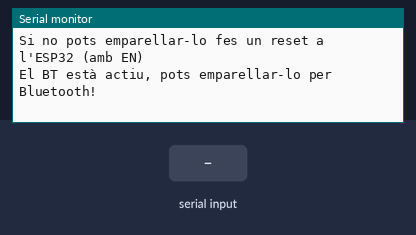
This sketch was run on a simulated ESP32. On the bench: the last lines printed to the serial monitor. Inputs (shaded band) come from the test bench. Nothing arrives over Bluetooth unless stated.

Above: at 1.2 s.
1.3 s: "1\n" received over Serial
At 2.5 s:
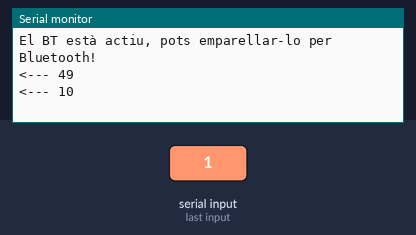
2.8 s: "1\n" received over the second serial link
At 3.6 s:
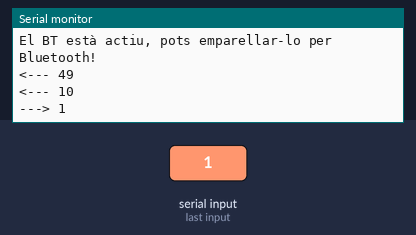
4.3 s: "0\n" received over Serial
At 5.0 s:
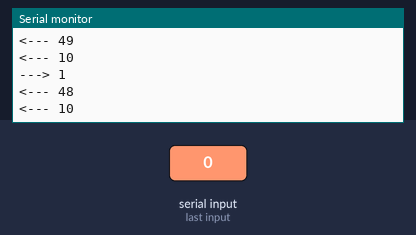
5.8 s: "0\n" received over the second serial link
At 7.0 s:
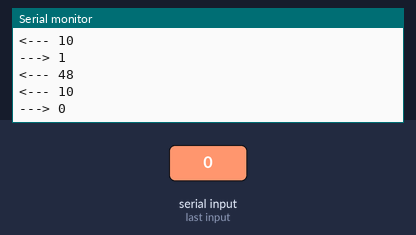
Timing chart, 0 to 8.3 s (numbered marks = the images above; inputs shaded):
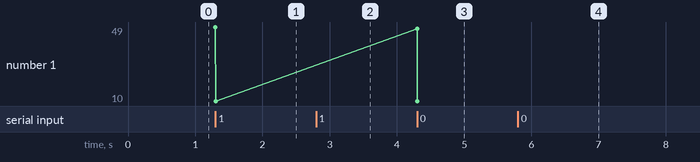

Measured:
- after the input at 1.3 s, the serial monitor: prints a new line at once (image 1)
- after the input at 2.8 s, the serial monitor: prints a new line at once (image 2)
- after the input at 4.3 s, the serial monitor: prints a new line at once (image 3)
- after the input at 5.8 s, the serial monitor: prints a new line at once (image 4)

The sketch:

Bluetooth_ESP32.ino
```cpp
/*
Dóna errors al compilar però carrega
S'ha de reiniciar l'ESP32 per què connecte el BT
Funciona rebent dades des del terminal
*/

#include "BluetoothSerial.h"
BluetoothSerial SerialBT;

void setup()
   {   Serial.begin(115200);
       Serial.println("Si no pots emparellar-lo fes un reset a l'ESP32 (amb EN)");
       SerialBT.begin("ESP32Massa"); //Inicia Bluetooth i li posa l'ID
       Serial.println("El BT està actiu, pots emparellar-lo per Bluetooth!");
   }

void loop()
   {   if (Serial.available()) {        // Si la consola té dades
           int cadena = Serial.read();  // Llegeix caràcters ASCII (int) 10 = '\n'
           SerialBT.write(cadena); // Escriu al BT el contingut de la consola
           Serial.println("<--- " + (String) cadena); //Mostra el que ha rebut al monitor sèrie del PC
          }
       if (SerialBT.available())  // Llegeix el que arriba pel Bluetooth
          {  String S = GetLine(); // Funció que llegeix cadenes ASCII acabades en "\n"
             SerialBT.print(S);
             Serial.println("---> " + S); //Mostra el que ha rebut al monitor sèrie del PC
          }
    }

String GetLine()  // Lee una cadena desde el puerto BT
   {   String S = "" ;
       if (SerialBT.available())
          {    char c = SerialBT.read(); ;
               while ( c != '\n')            //Hasta que el caracter sea intro
                {     S = S + c ;
                      delay(25) ;
                      c = SerialBT.read();
                }
                return( S + '\n') ;
          }
   }
```
